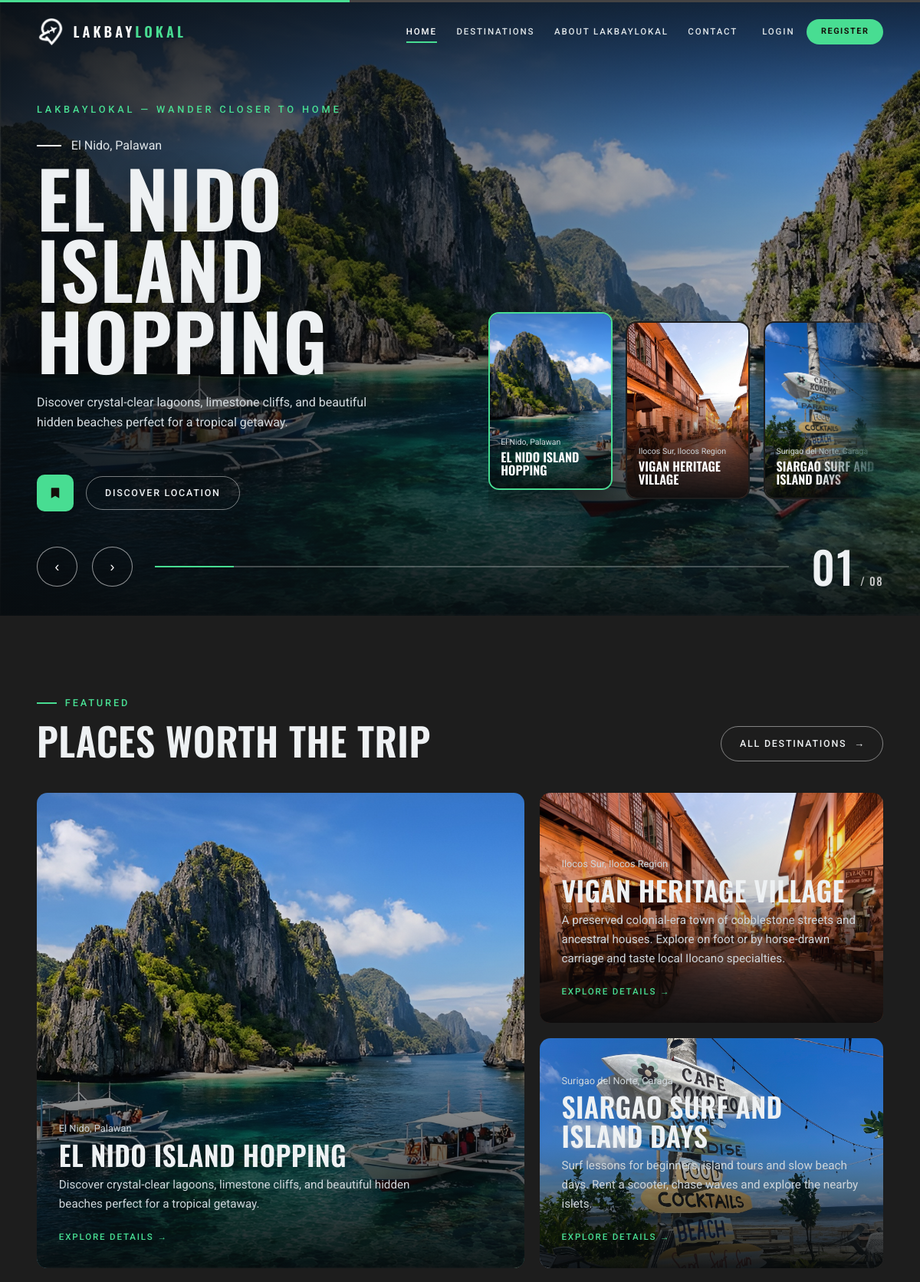
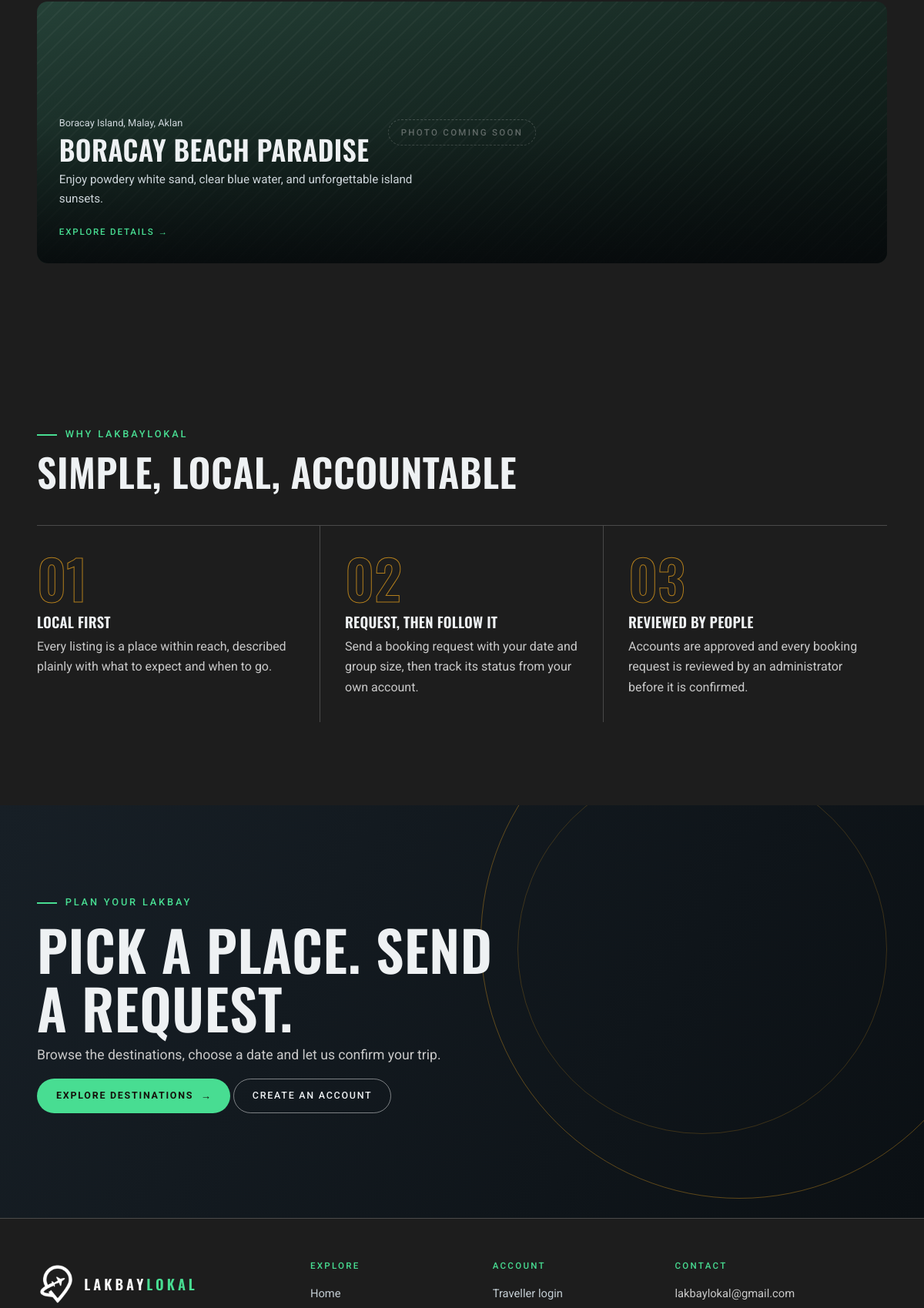
The page / (upper part) on the database its author committed (2 pictures, top to bottom).
### tables this page shows
CREATE TABLE `items` (
  `item_id` int(10) UNSIGNED NOT NULL,
  `name` varchar(120) NOT NULL,
  `description` text NOT NULL,
  `quantity` int(10) UNSIGNED NOT NULL DEFAULT 0 COMMENT 'bookable slots remaining',
  `status` varchar(20) NOT NULL DEFAULT 'draft' COMMENT 'published | draft',
  `created_at` datetime NOT NULL DEFAULT current_timestamp(),
  `location` varchar(150) NOT NULL,
  `category` varchar(30) NOT NULL,
  `image_path` varchar(255) DEFAULT NULL,
  `highlights` text DEFAULT NULL COMMENT 'one highlight / activity per line',
  `best_season` varchar(100) DEFAULT NULL,
  `price_per_person` decimal(10,2) NOT NULL DEFAULT 0.00,
  `updated_at` datetime NOT NULL DEFAULT current_timestamp() ON UPDATE current_timestamp()
);

### includes/auth.php (called while the page is built, shortened)
<?php
function current_user(): ?array
{
    static $loaded = false, $user = null;
    if ($loaded) { return $user; }
    $loaded = true;
    $uid = $_SESSION['uid'] ?? null;
    if (!$uid) { return null; }
    $st = db()->prepare('SELECT user_id, username, role, full_name, email, phone, status, created_at FROM users WHERE user_id = :id');
    $st->execute([':id' => (int) $uid]);
    $row = $st->fetch();
    return $user = $row;
}

### index.php (the view, shortened to what this page needs)
<?php
$pdo = db();
$dests = $pdo->query(
    "SELECT item_id, name, location, category, description, image_path, best_season, highlights, price_per_person
       FROM items WHERE status = 'published' ORDER BY item_id ASC LIMIT 8"
)->fetchAll();
$slides = [];
foreach ($dests as $d) {
    $id = (int) $d['item_id'];
    $slides[] = [
        'id'          => $id,
        'name'        => $d['name'],
        'location'    => $d['location'],
        'description' => mb_strimwidth($d['description'], 0, 175, '…'),
        'image'       => image_url($d['image_path']),
        'hue'         => hue_for($id),
        'url'         => url('destination-details.php?id=' . $id),
        'bookUrl'     => url('user/create-booking.php?item=' . $id),
    ];
}
$first = $slides[0] ?? null;
include ROOT_PATH . '/includes/header.php';
?>
<section class="hero<?= $first ? '' : ' hero--empty' ?>" data-hero aria-roledescription="carousel" aria-label="Featured destinations">
  <div class="hero__bg" aria-hidden="true">
    <div class="hero__layer is-active is-placeholder" style="--hue:<?= $first ? (int) $first['hue'] : 210 ?>"></div>
  </div>
  <div class="hero__shade" aria-hidden="true"></div>
  <div class="wrap hero__inner" id="main">
    <div>
      <h1 class="hero__tagline">LakbayLokal &mdash; Wander closer to home</h1>
<?php if ($first): ?>
      <div class="hero__copy" data-hero-copy aria-live="polite">
        <p class="hero__loc" data-hero-location><?= e($first['location']) ?></p>
        <h2 class="hero__title" data-hero-title><?= e($first['name']) ?></h2>
        <p class="hero__desc" data-hero-desc><?= e($first['description']) ?></p>
        <div class="hero__actions">
          <a class="btn btn--amber btn--square" data-hero-book href="<?= e($first['bookUrl']) ?>" aria-label="Book <?= e($first['name']) ?>">
            <svg width="18" height="18" viewBox="0 0 24 24" fill="currentColor" aria-hidden="true"><path d="M6 3h12a1 1 0 0 1 1 1v17l-7-4-7 4V4a1 1 0 0 1 1-1z"/></svg>
          </a>
          <a class="btn btn--ghost" data-hero-link href="<?= e($first['url']) ?>">Discover location</a>
        </div>
      </div>
<?php endif; ?>
    </div>
<?php if ($slides): ?>
    <div class="hero__rail" role="group" aria-label="Choose a destination">
<?php foreach ($slides as $i => $s): ?>
      <button class="thumb<?= $i === 0 ? ' is-active' : '' ?>" type="button" data-index="<?= $i ?>" aria-pressed="<?= $i === 0 ? 'true' : 'false' ?>" aria-label="Show <?= e($s['name']) ?>">
        <?= image_or_placeholder($dests[$i]['image_path'], $s['name'], (int) $s['hue'], 'cover') ?>
        <span class="thumb__label"><small><?= e($s['location']) ?></small><b><?= e($s['name']) ?></b></span>
      </button>
<?php endforeach; ?>
    </div>
<?php endif; ?>
  </div>
<?php if ($slides): ?>
  <div class="hero__controls">
    <div class="wrap">
      <button class="circle-btn" type="button" data-hero-prev aria-label="Previous destination">&#8249;</button>
      <button class="circle-btn" type="button" data-hero-next aria-label="Next destination">&#8250;</button>
      <div class="hero__progress" aria-hidden="true"><i data-hero-bar style="--p:<?= 1 / count($slides) ?>"></i></div>
      <div class="hero__count" aria-label="Destination number"><span data-hero-current>01</span><small>/ <?= str_pad((string) count($slides), 2, '0', STR_PAD_LEFT) ?></small></div>
    </div>
  </div>
<?php endif; ?>
</section>
<section class="section" aria-labelledby="featuredH">
  <div class="wrap">
    <div class="section-head">
      <div><p class="eyebrow">Featured</p><h2 class="h2" id="featuredH">Places worth the trip</h2></div>
      <a class="btn btn--ghost arrow" href="<?= e(url('destinations.php')) ?>">All destinations</a>
    </div>
<?php if (!$dests): ?>
    <div class="empty"><h3>Nothing published yet</h3><p>Featured destinations will show up here once they are added.</p></div>
<?php else: ?>
    <div class="feature-grid">
<?php foreach (array_slice($dests, 0, 4) as $d): ?>
      <a class="feature" href="<?= e(url('destination-details.php?id=' . (int) $d['item_id'])) ?>">
        <?= image_or_placeholder($d['image_path'], $d['name'], hue_for((int) $d['item_id']), 'cover') ?>
        <div class="feature__body">
          <span class="feature__loc"><?= e($d['location']) ?></span>
          <h3 class="feature__name"><?= e($d['name']) ?></h3>
          <p class="feature__desc"><?= e($d['description']) ?></p>
          <span class="feature__more">Explore details &rarr;</span>
        </div>
      </a>
<?php endforeach; ?>
    </div>
<?php endif; ?>
  </div>
</section>
<section class="section" aria-labelledby="whyH">
  <div class="wrap">
    <div class="section-head"><div><p class="eyebrow">Why LakbayLokal</p><h2 class="h2" id="whyH">Simple, local, accountable</h2></div></div>
    <div class="why-grid">
      <div class="why"><span class="why__n">01</span><h3>Local first</h3><p>Every listing is a place within reach, described plainly with what to expect and when to go.</p></div>
      <div class="why"><span class="why__n">02</span><h3>Request, then follow it</h3><p>Send a booking request with your date and group size, then track its status from your own account.</p></div>
      <div class="why"><span class="why__n">03</span><h3>Reviewed by people</h3><p>Accounts are approved and every booking request is reviewed by an administrator before it is confirmed.</p></div>
    </div>
  </div>
</section>
<section class="cta" aria-labelledby="ctaH">
  <div class="wrap">
    <p class="eyebrow">Plan your lakbay</p>
    <h2 class="display" id="ctaH">Pick a place. Send a request.</h2>
    <p class="lead">Browse the destinations, choose a date and let us confirm your trip.</p>
    <p>
      <a class="btn btn--amber arrow" href="<?= e(url('destinations.php')) ?>">Explore destinations</a>
<?php if (!$u): ?>
      <a class="btn btn--ghost" href="<?= e(url('user/register.php')) ?>">Create an account</a>
<?php elseif ($u['role'] === 'user'): ?>
      <a class="btn btn--ghost" href="<?= e(url('user/bookings.php')) ?>">My bookings</a>
<?php endif; ?>
    </p>
  </div>
</section>
<?php include ROOT_PATH . '/includes/footer.php'; ?>

### includes/functions.php (shortened to what this page needs)
<?php
function e($v): string { return htmlspecialchars((string) $v, ENT_QUOTES | ENT_SUBSTITUTE, 'UTF-8'); }
function url(string $path = ''): string { return BASE_URL . '/' . ltrim($path, '/'); }
function image_url(?string $path): ?string
{
    $full = ROOT_PATH . '/' . $path;
    return is_file($full) ? url($path) . '?v=' . filemtime($full) : null;
}
function image_or_placeholder(?string $path, string $alt, int $hue = 200, string $class = ''): string
{
    $src = image_url($path);
    if ($src) {
        return '<img class="' . e($class) . '" src="' . e($src) . '" alt="' . e($alt) . '" loading="lazy">';
    }
    return '<span class="ph ' . e($class) . '" style="--hue:' . (int) $hue . '" role="img" aria-label="' . e($alt) . ' (image not added yet)"><span>Photo coming soon</span></span>';
}
function hue_for(int $id): int { return (($id * 47) + 190) % 360; }

### rows shown on the page
items: image_path (picture), location "El Nido, Palawan", name "EL NIDO ISLAND HOPPING", description "Discover crystal-clear lagoons, limestone cliffs, and beautiful hidden beaches perfect for a tropical getaway."
items: image_path (picture), location "Ilocos Sur, Ilocos Region", name "VIGAN HERITAGE VILLAGE", description "A preserved colonial-era town of cobblestone streets and ancestral houses. Explore on foot or by horse-drawn carriage and taste local Ilocano specialties."
items: image_path (picture), location "Surigao del Norte, Caraga", name "SIARGAO SURF AND ISLAND DAYS", description "Surf lessons for beginners, island tours and slow beach days. Rent a scooter, chase waves and explore the nearby islets."
items: location "Boracay Island, Malay, Aklan", name "BORACAY BEACH PARADISE", description "Enjoy powdery white sand, clear blue water, and unforgettable island sunsets."

### other values the page prints
$label "HOME"
$label "DESTINATIONS"
$label "ABOUT LAKBAYLOKAL"
$label "CONTACT"
str_pad((string) count($slides), 2, '0', STR_PAD_LEFT) "08"
$contact['email'] "lakbaylokal@gmail.com"
